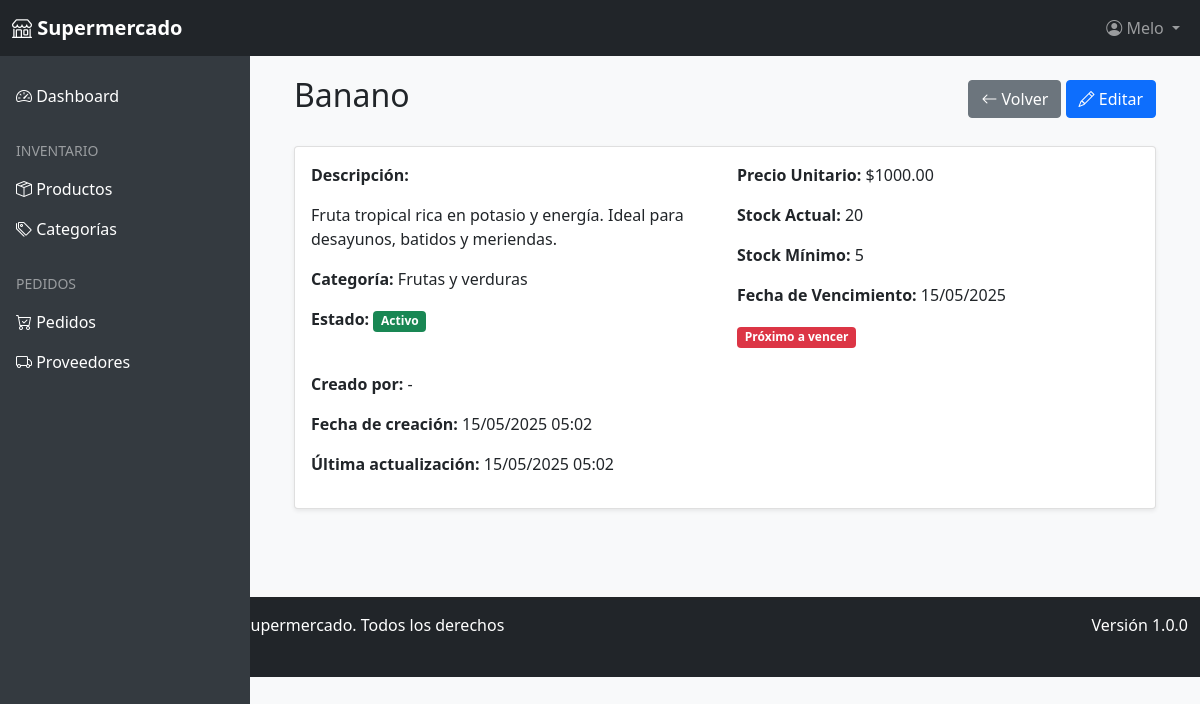
Page /inventario/productos/1/ (signed in) on the committed database.
### usuarios/models.py (models this page shows, shortened)
class Usuario(AbstractUser):
    class TipoUsuario(models.TextChoices):
        ADMIN = 'ADMIN', _('Administrador')
        EMPLEADO = 'EMPLEADO', _('Empleado')
        PROVEEDOR = 'PROVEEDOR', _('Proveedor')
    tipo_usuario = models.CharField(
        max_length=10,
        choices=TipoUsuario.choices,
        default=TipoUsuario.EMPLEADO,
        verbose_name=_('Tipo de Usuario')
    )
    telefono = models.CharField(
        max_length=15,
        blank=True,
        null=True,
        verbose_name=_('Teléfono')
    )
    direccion = models.TextField(
        blank=True,
        null=True,
        verbose_name=_('Dirección')
    )
    fecha_nacimiento = models.DateField(
        blank=True,
        null=True,
        verbose_name=_('Fecha de Nacimiento')
    )
    class Meta:
        verbose_name = _('Usuario')
        verbose_name_plural = _('Usuarios')
        ordering = ['last_name', 'first_name']
    def es_administrador(self):
        return self.tipo_usuario == self.TipoUsuario.ADMIN

### inventario/models.py (models this page shows, shortened)
class Producto(models.Model):
    class EstadoProducto(models.TextChoices):
        ACTIVO = 'ACTIVO', _('Activo')
        INACTIVO = 'INACTIVO', _('Inactivo')
        DESCONTINUADO = 'DESCONTINUADO', _('Descontinuado')
    nombre = models.CharField(max_length=100, verbose_name=_('Nombre'))
    descripcion = models.TextField(blank=True, null=True, verbose_name=_('Descripción'))
    categoria = models.ForeignKey(
        Categoria,
        on_delete=models.SET_NULL,
        null=True,
        blank=True,
        verbose_name=_('Categoría')
    )
    precio = models.DecimalField(
        max_digits=10,
        decimal_places=2,
        verbose_name=_('Precio Unitario')
    )
    cantidad = models.IntegerField(default=0, verbose_name=_('Cantidad en Stock'))
    stock_minimo = models.IntegerField(default=5, verbose_name=_('Stock Mínimo'))
    fecha_vencimiento = models.DateField(
        blank=True,
        null=True,
        verbose_name=_('Fecha de Vencimiento')
    )
    estado = models.CharField(
        max_length=15,
        choices=EstadoProducto.choices,
        default=EstadoProducto.ACTIVO,
        verbose_name=_('Estado')
    )
    creado_por = models.ForeignKey(
        Usuario,
        on_delete=models.SET_NULL,
        null=True,
        related_name='productos_creados',
        verbose_name=_('Creado por')
    )
    fecha_creacion = models.DateTimeField(auto_now_add=True, verbose_name=_('Fecha de Creación'))
    fecha_actualizacion = models.DateTimeField(auto_now=True, verbose_name=_('Fecha de Actualización'))
    class Meta:
        verbose_name = _('Producto')
        verbose_name_plural = _('Productos')
        ordering = ['nombre']
    def proximo_a_vencer(self):
        from datetime import date, timedelta
        return self.fecha_vencimiento and self.fecha_vencimiento <= date.today() + timedelta(days=30)

class Categoria(models.Model):
    nombre = models.CharField(max_length=100, verbose_name=_('Nombre'))
    descripcion = models.TextField(blank=True, null=True, verbose_name=_('Descripción'))
    class Meta:
        verbose_name = _('Categoría')
        verbose_name_plural = _('Categorías')
        ordering = ['nombre']
    def __str__(self):
        return self.nombre

### inventario/views.py (the view)
# urls.py: path('productos/<int:pk>/', views.producto_detail, name='producto_detail'),
@login_required
def producto_detail(request, pk):
    producto = get_object_or_404(Producto, pk=pk)
    return render(request, 'producto_detail.html', {'producto': producto})

### inventario/templates/producto_detail.html (shortened to what this page needs)
{% extends "base.html" %}
{% block content %}
<div class="container">
    <div class="d-flex justify-content-between align-items-center mb-4">
        <h2>{{ producto.nombre }}</h2>
        <div>
            <a href="{% url 'inventario:producto_list' %}" class="btn btn-secondary">
                <i class="bi bi-arrow-left"></i> Volver
            </a>
            <a href="{% url 'inventario:producto_update' producto.pk %}" class="btn btn-primary">
                <i class="bi bi-pencil"></i> Editar
            </a>
        </div>
    </div>
    <div class="card">
        <div class="card-body">
            <div class="row">
                <div class="col-md-6">
                    <p><strong>Descripción:</strong></p>
                    <p>{{ producto.descripcion|default:"Sin descripción" }}</p>
                    <p><strong>Categoría:</strong> {{ producto.categoria|default:"-" }}</p>
                    <p><strong>Estado:</strong>
                        <span class="badge bg-{% if producto.estado == 'ACTIVO' %}success{% else %}secondary{% endif %}">
                            {{ producto.get_estado_display }}
                        </span>
                    </p>
                </div>
                <div class="col-md-6">
                    <p><strong>Precio Unitario:</strong> ${{ producto.precio }}</p>
                    <p><strong>Stock Actual:</strong> {{ producto.cantidad }}</p>
                    <p><strong>Stock Mínimo:</strong> {{ producto.stock_minimo }}</p>
                    {% if producto.fecha_vencimiento %}
                    <p><strong>Fecha de Vencimiento:</strong> {{ producto.fecha_vencimiento|date:"d/m/Y" }}</p>
                    {% if producto.proximo_a_vencer %}
                    <span class="badge bg-danger">Próximo a vencer</span>
                    {% endif %}
                    {% endif %}
                </div>
            </div>
            <div class="mt-4">
                <p><strong>Creado por:</strong> {{ producto.creado_por.get_full_name|default:"-" }}</p>
                <p><strong>Fecha de creación:</strong> {{ producto.fecha_creacion|date:"d/m/Y H:i" }}</p>
                <p><strong>Última actualización:</strong> {{ producto.fecha_actualizacion|date:"d/m/Y H:i" }}</p>
            </div>
        </div>
    </div>
</div>
{% endblock %}

### templates/includes/header.html (shortened to what this page needs)
<nav class="navbar navbar-expand-lg navbar-dark bg-dark fixed-top">
    <div class="container-fluid">
        <a class="navbar-brand" href="{% url 'inicio' %}">
            <i class="bi bi-shop"></i> Supermercado
        </a>
        <div class="collapse navbar-collapse" id="navbarNav">
            <ul class="navbar-nav ms-auto">
                {% if user.is_authenticated %}
                <li class="nav-item dropdown">
                    <a class="nav-link dropdown-toggle" href="#" id="navbarDropdown" role="button" data-bs-toggle="dropdown">
                        <i class="bi bi-person-circle"></i> {{ user.get_full_name|default:user.username }}
                    </a>
                </li>
                {% else %}
                <li class="nav-item">
                    <a class="nav-link" href="{% url 'usuarios:login' %}"><i class="bi bi-box-arrow-in-right"></i> Iniciar sesión</a>
                </li>
                {% endif %}
            </ul>
        </div>
    </div>
</nav>

### templates/base.html (style rules this page uses)
body { padding-top: 56px; background-color: #f8f9fa; }
.navbar-brand { font-weight: bold; }
.card { margin-bottom: 20px; box-shadow: 0 0.125rem 0.25rem rgba(0, 0, 0, 0.075); }

### rows in the picture
Usuario: get_full_name "Melo"
Producto: nombre "Banano", descripcion "Fruta tropical rica en potasio y energía. Ideal para desayunos, batidos y meriendas.", categoria "Frutas y verduras", estado "Activo", precio "1000.00", cantidad "20", stock_minimo "5", fecha_vencimiento "15/05/2025", creado_por.get_full_name "-", fecha_creacion "15/05/2025 05:02", fecha_actualizacion "15/05/2025 05:02"
